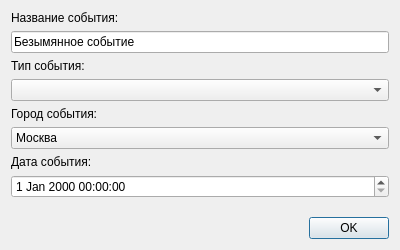
<?xml version="1.0" encoding="UTF-8"?>
<ui version="4.0">
 <class>EventEditorDialog</class>
 <widget class="QDialog" name="EventEditorDialog">
  <property name="geometry">
   <rect>
    <x>0</x>
    <y>0</y>
    <width>400</width>
    <height>250</height>
   </rect>
  </property>
  <property name="windowTitle">
   <string>Dialog</string>
  </property>
  <layout class="QVBoxLayout" name="verticalLayout">
   <item>
    <layout class="QVBoxLayout" name="verticalLayout_2">
     <item>
      <widget class="QLabel" name="label_2">
       <property name="text">
        <string>Название события:</string>
       </property>
      </widget>
     </item>
     <item>
      <widget class="QLineEdit" name="nameLineEdit">
       <property name="text">
        <string>Безымянное событие</string>
       </property>
      </widget>
     </item>
     <item>
      <widget class="QLabel" name="label">
       <property name="text">
        <string>Тип события:</string>
       </property>
      </widget>
     </item>
     <item>
      <widget class="QComboBox" name="typeComboBox"/>
     </item>
     <item>
      <widget class="QLabel" name="label_3">
       <property name="text">
        <string>Город события:</string>
       </property>
      </widget>
     </item>
     <item>
      <widget class="QComboBox" name="cityComboBox">
       <item>
        <property name="text">
         <string>Москва</string>
        </property>
       </item>
       <item>
        <property name="text">
         <string>Нью-йорк</string>
        </property>
       </item>
       <item>
        <property name="text">
         <string>Алматы</string>
        </property>
       </item>
       <item>
        <property name="text">
         <string>Владимир</string>
        </property>
       </item>
       <item>
        <property name="text">
         <string>Воронеж</string>
        </property>
       </item>
       <item>
        <property name="text">
         <string>Днепропетровск</string>
        </property>
       </item>
       <item>
        <property name="text">
         <string>Дубна</string>
        </property>
       </item>
       <item>
        <property name="text">
         <string>Екатеринбург</string>
        </property>
       </item>
       <item>
        <property name="text">
         <string>Запорожье</string>
        </property>
       </item>
       <item>
        <property name="text">
         <string>Зеленогорск</string>
        </property>
       </item>
       <item>
        <property name="text">
         <string>Казань</string>
        </property>
       </item>
       <item>
        <property name="text">
         <string>Киев</string>
        </property>
       </item>
       <item>
        <property name="text">
         <string>Минск</string>
        </property>
       </item>
       <item>
        <property name="text">
         <string>Одесса</string>
        </property>
       </item>
       <item>
        <property name="text">
         <string>Рига</string>
        </property>
       </item>
       <item>
        <property name="text">
         <string>Санкт-Петербург</string>
        </property>
       </item>
       <item>
        <property name="text">
         <string>Тюмень</string>
        </property>
       </item>
       <item>
        <property name="text">
         <string>Харьков</string>
        </property>
       </item>
      </widget>
     </item>
     <item>
      <widget class="QLabel" name="label_4">
       <property name="text">
        <string>Дата события:</string>
       </property>
      </widget>
     </item>
     <item>
      <widget class="QDateTimeEdit" name="dateTimeEdit"/>
     </item>
     <item>
      <spacer name="verticalSpacer">
       <property name="orientation">
        <enum>Qt::Vertical</enum>
       </property>
       <property name="sizeHint" stdset="0">
        <size>
         <width>20</width>
         <height>40</height>
        </size>
       </property>
      </spacer>
     </item>
    </layout>
   </item>
   <item>
    <widget class="QDialogButtonBox" name="buttonBox">
     <property name="orientation">
      <enum>Qt::Horizontal</enum>
     </property>
     <property name="standardButtons">
      <set>QDialogButtonBox::Ok</set>
     </property>
    </widget>
   </item>
  </layout>
 </widget>
 <resources/>
 <connections>
  <connection>
   <sender>buttonBox</sender>
   <signal>accepted()</signal>
   <receiver>EventEditorDialog</receiver>
   <slot>accept()</slot>
   <hints>
    <hint type="sourcelabel">
     <x>248</x>
     <y>254</y>
    </hint>
    <hint type="destinationlabel">
     <x>157</x>
     <y>274</y>
    </hint>
   </hints>
  </connection>
  <connection>
   <sender>buttonBox</sender>
   <signal>rejected()</signal>
   <receiver>EventEditorDialog</receiver>
   <slot>reject()</slot>
   <hints>
    <hint type="sourcelabel">
     <x>316</x>
     <y>260</y>
    </hint>
    <hint type="destinationlabel">
     <x>286</x>
     <y>274</y>
    </hint>
   </hints>
  </connection>
 </connections>
</ui>
